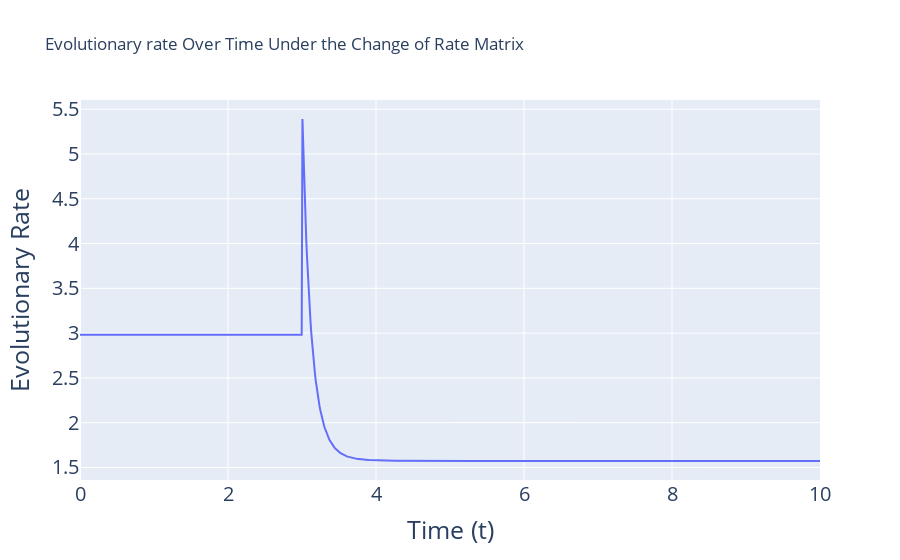

Notebook code cell kept with this figure:
### Code cell
# Ploting the mu over time with rate matrix switch in the middle
t_range =  np.linspace(0, 10, 999)
t1 = 3  #The time point that change the rate matrix

# Generate mu values
non_stationary_mu_values = generatenon_non_stationary_mu(Q6, Q1, t_range, t1)

# Create the plot
fig3 = px.line(x=t_range, y=non_stationary_mu_values, labels={'x': 'Time (t)', 'y': 'Evolutionary Rate'}, title='Evolutionary rate Over Time Under the Change of Rate Matrix')

fig3.update_layout(
    xaxis=dict(
        title_font=dict(size=25),
        tickfont=dict(size=20),
    ),
    yaxis=dict(
        title_font=dict(size=25),
        tickfont=dict(size=20),
    )
)

# Show the plot
fig3.write_image("evolutionary_rate_change_non_stationary.pdf")
fig3.show()

### Figure 1 — Plotly figure (JSON) as saved in the notebook; plotly's stock layout.template omitted (floating-point values rounded to 4 significant figures; data arrays with more than 128 entries replaced by an {"elided": "..."} marker saying what was removed)
{"data": [{"hovertemplate": "Time (t)=%{x}<br>Evolutionary Rate=%{y}<extra></extra>", "legendgroup": "", "line": {"color": "#636efa", "dash": "solid"}, "marker": {"symbol": "circle"}, "mode": "lines", "name": "", "orientation": "v", "showlegend": false, "type": "scatter", "x": {"elided": "999 float values"}, "xaxis": "x", "y": {"elided": "999 float values"}, "yaxis": "y"}], "layout": {"legend": {"tracegroupgap": 0}, "title": {"text": "Evolutionary rate Over Time Under the Change of Rate Matrix"}, "xaxis": {"anchor": "y", "domain": [0, 1], "tickfont": {"size": 20}, "title": {"font": {"size": 25}, "text": "Time (t)"}}, "yaxis": {"anchor": "x", "domain": [0, 1], "tickfont": {"size": 20}, "title": {"font": {"size": 25}, "text": "Evolutionary Rate"}}}}
